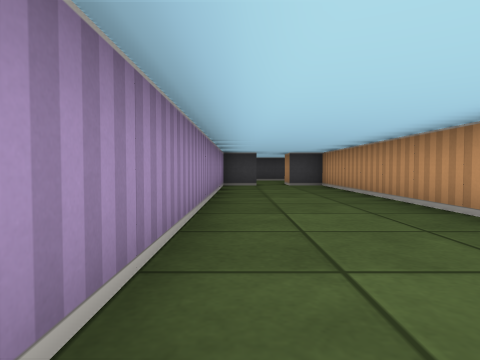
view 1 (above)

16 first-person views from a walk through a cub3D maze. The camera is about half as high as the walls, tilts 2° down and sees 75° across. The floor is counted in squares. Each view is taken from the middle of a square. On the plan, view 1 faces up. The plan holds only what a view shows up to about 9 squares ahead; the rest is blank.

view 2
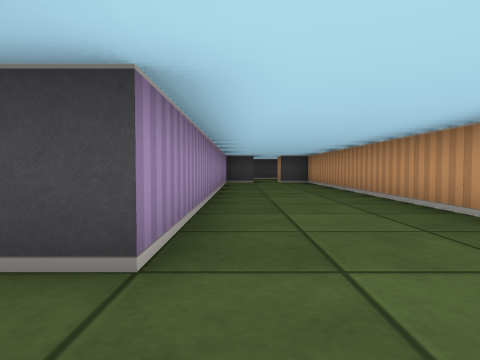

view 3
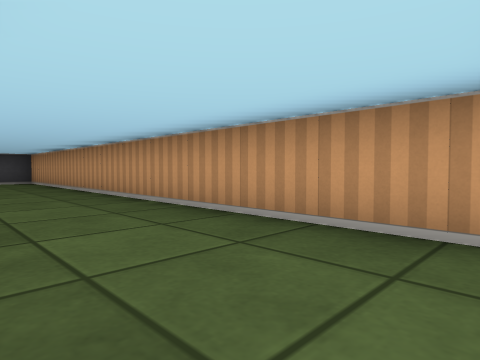

view 4
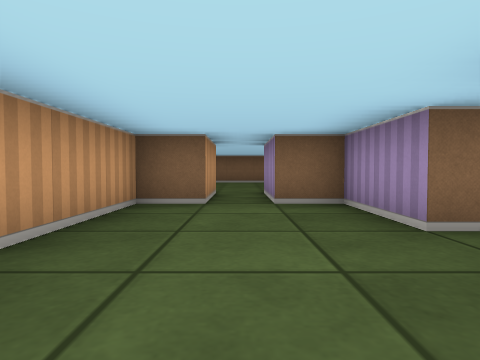

view 5
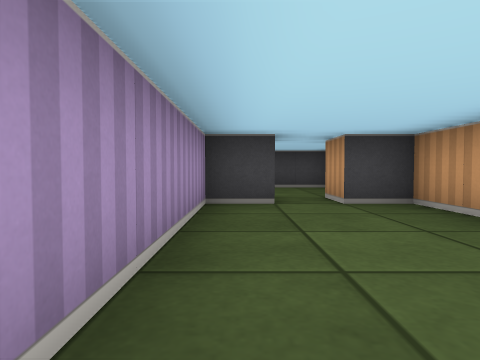

view 6
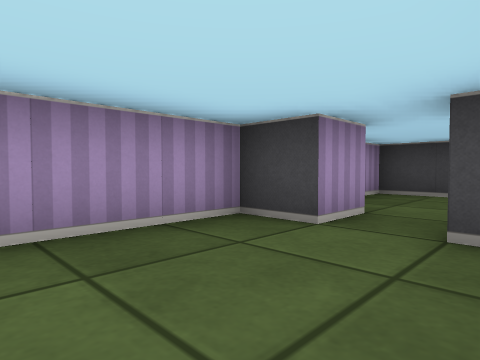

view 7
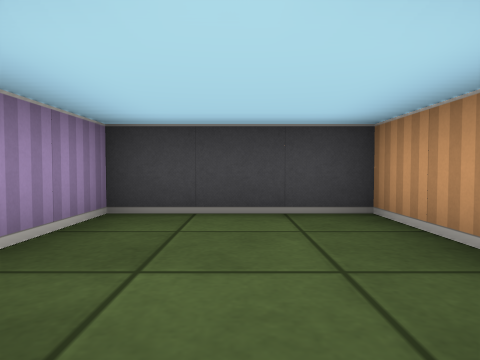

view 8
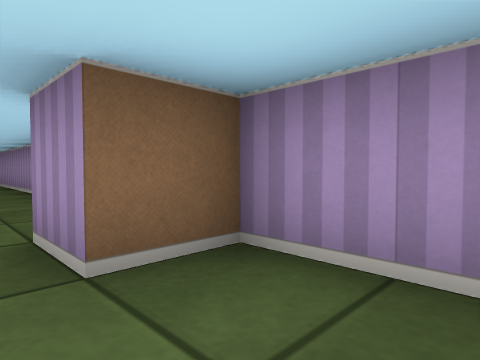

view 9
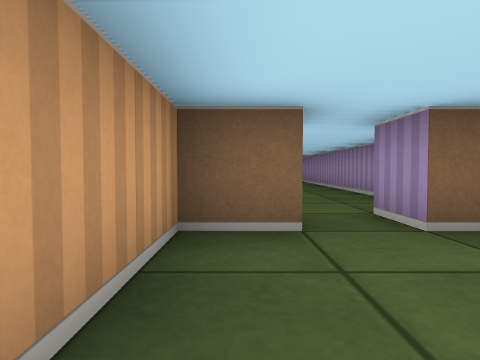

view 10
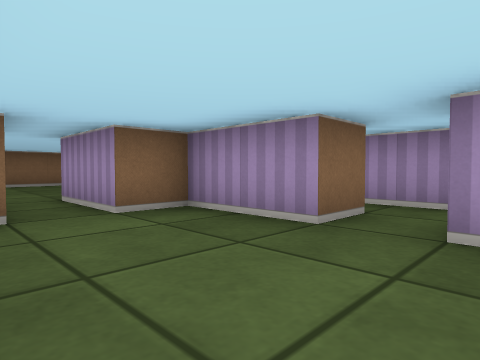

view 11
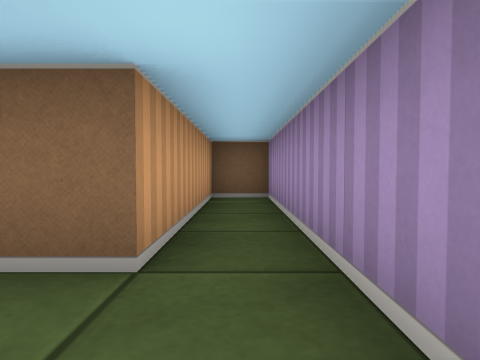

view 12
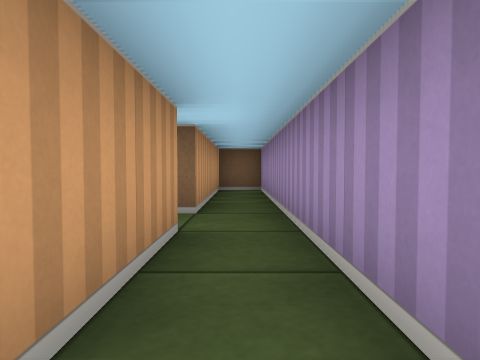

view 13
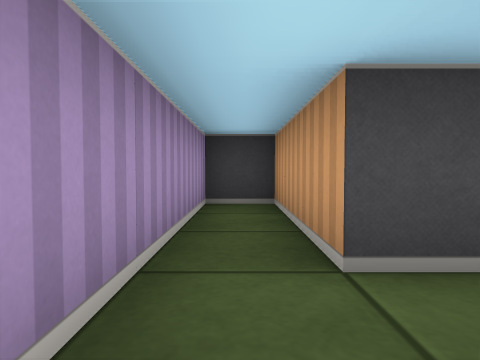

view 14
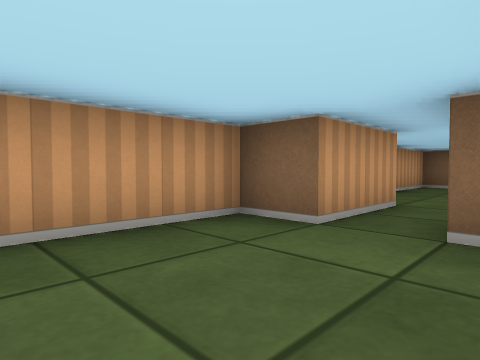

view 15
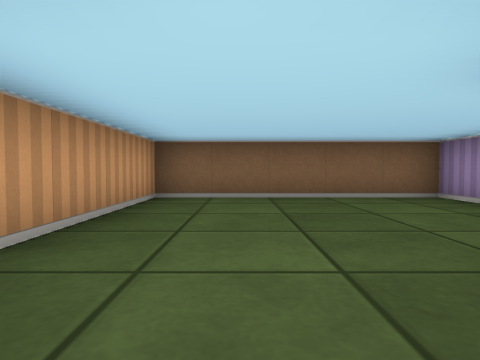

view 16
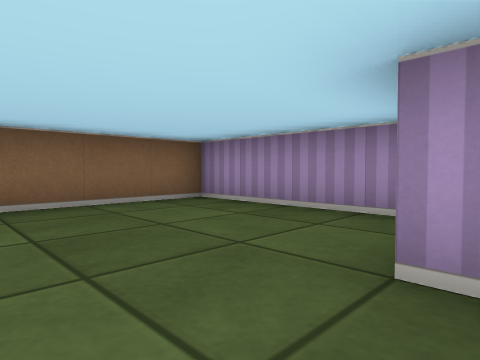

### Floor plan
Ten units are one square. View 1 is at (0, 0); x grows to the right and y downward. Boxes are objects, and circles mark ways between rooms. Rooms are numbered by the first view taken in them; rooms with no view inside come last. Other rooms are left out.
<svg viewBox="-30 -140 60 250">
<path fill="none" stroke="#000" d="M-5 15 -5 35 5 35M15 35 25 35 25 -95 15 -95 15 -105M5 -105 5 -95 -5 -95 -5 5M15 -105 25 -105 25 -135 -5 -135 -5 -105 5 -105M-5 5 -15 5 -15 -25 -25 -25 -25 55 -15 55 -15 15 -5 15M-25 71 -25 105 25 105 25 69M15 56 15 35M5 35 5 55"/>
<circle cx="10" cy="-100" r="3" fill="#2a7"/>
<circle cx="-10" cy="10" r="3" fill="#2a7"/>
<circle cx="10" cy="45" r="3" fill="#2a7"/>
<text x="10" y="-30">1</text>
<text x="10" y="-120">2</text>
<text x="-20" y="10">3</text>
<text x="0" y="80">4</text>
</svg>
Room 1 opens to room 2. Room 1 opens to room 3. Room 1 opens to room 4.

Where each view was taken, in squares from view 1:
view 1: 0 up, 0 right, facing up
view 2: 2 down, 0 right, facing up
view 3: 3 down, 0 right, facing up-right
view 4: 1 up, 1 right, facing down
view 5: 5 up, 0 right, facing up
view 6: 7 up, 2 right, facing up-left
view 7: 10 up, 1 right, facing up
view 8: 12 up, 1 right, facing down-left
view 9: 13 up, 2 right, facing down
view 10: 0 up, 2 right, facing down-left
view 11: 0 up, 2 left, facing down
view 12: 2 up, 2 left, facing down
view 13: 2 down, 2 left, facing up
view 14: 1 down, 0 right, facing down-right
view 15: 5 down, 1 right, facing down
view 16: 6 down, 1 right, facing down-left
